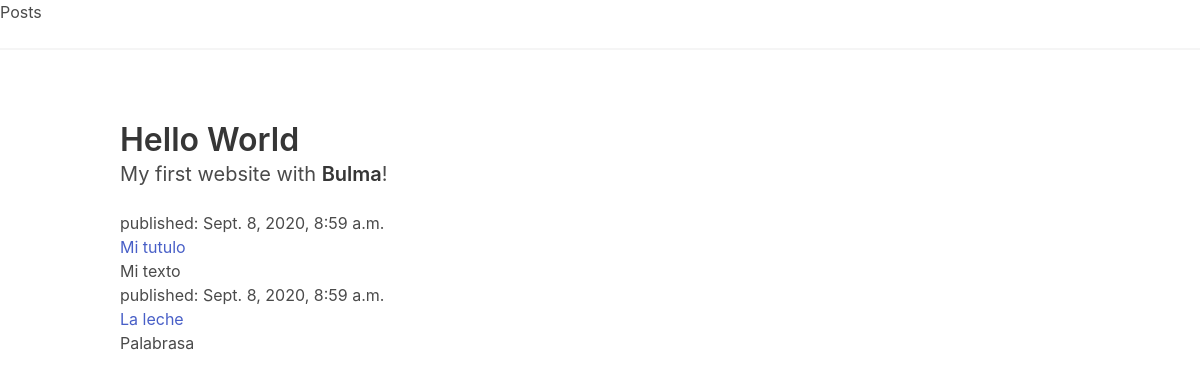
Before: / with the older database file.
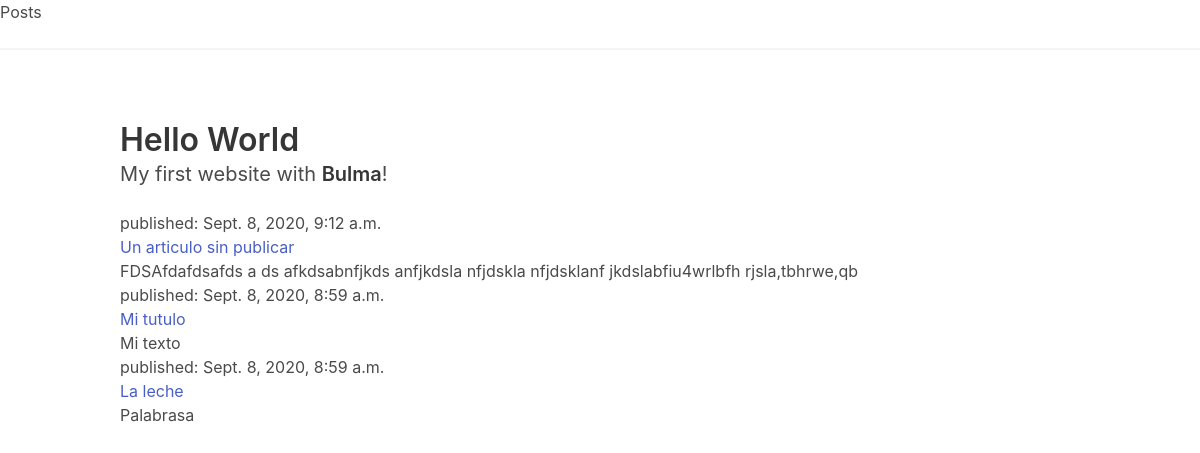
After: the same page with the newer database file.
### blog/models.py (models this page shows, shortened)
class Post(models.Model):
    author = models.ForeignKey(User, on_delete=models.CASCADE)
    title = models.CharField(max_length=200)
    slug = models.CharField(max_length=300, null=True)
    text = models.TextField()
    created_date = models.DateTimeField(default=timezone.now)
    published_date = models.DateTimeField(
        null=True, blank=True)

### blog/views.py (the view)
# urls.py: path('', BlogListView.as_view(), name='blog.list'),
class BlogListView(View):
    def get(self, request, **kwargs):
        now = timezone.now()
        posts = Post.objects.filter(
            published_date__lte=now
        ).order_by('-published_date')
        return render(request,
        'blog/list.html',
        { 'posts': posts })

### templates/blog/list.html (shortened to what this page needs)
<!DOCTYPE html>
<html lang="en">
<head>
	<link rel="stylesheet" href="https://cdn.jsdelivr.net/npm/bulma@0.9.0/css/bulma.min.css">
</head>
<body>
	<h1>Posts</h1>
	<hr />
	<section class="section">
		<div class="container">
			<h1 class="title">
				Hello World
			</h1>
			<p class="subtitle">
				My first website with <strong>Bulma</strong>!
            </p>
            {% for post in posts %}
            <div>
                <p>published: {{ post.published_date }}</p>
                <h2><a href="">{{ post.title }}</a></h2>
                <p>{{post.text}}</p>
            </div>
            {% endfor %}
        </div>
    </section>
</body>
</html>

Changed rows visible on the page:
added Post: published_date "Sept. 8, 2020, 9:12 a.m.", title "Un articulo sin publicar", text "FDSAfdafdsafds a ds afkdsabnfjkds anfjkdsla nfjdskla nfjdsklanf jkdslabfiu4wrlbfh rjsla,tbhrwe,qb"
